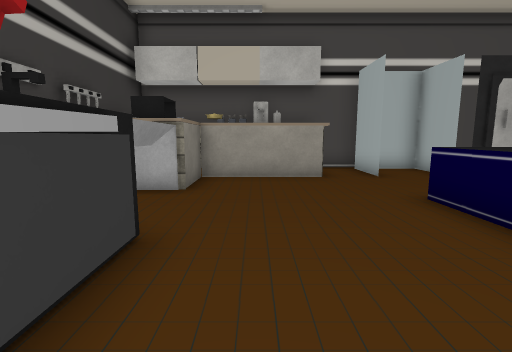
View 1 (above)

22 first-person views from a walk through a 3-D level made in the Unity game engine. The camera is 1.2 m above the floor, tilts 8° down and sees 85° across. The floor is counted in squares, 1 m on a side. Each view is taken from the middle of a square. On the plan, view 1 faces up. The plan holds only what a view shows up to about 13 squares ahead; the rest is blank. The place goes on beyond the plan. The player character is not drawn. Door leaves are left out, so doorways stand open. Some surface patterns are stand-ins.

View 2
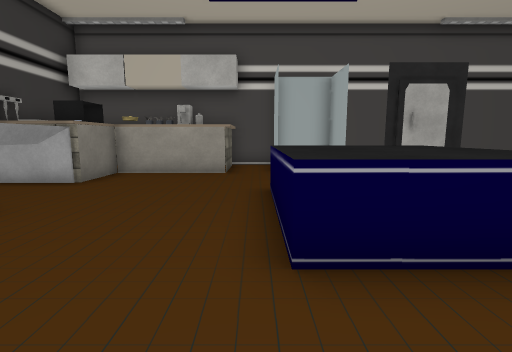

View 3
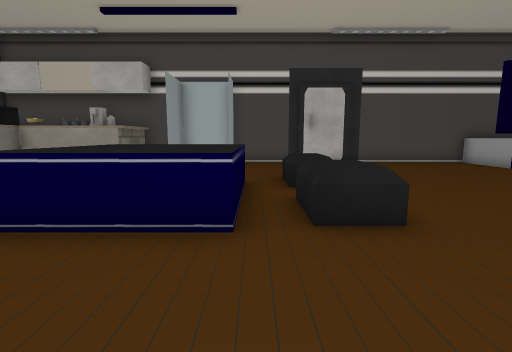

View 4
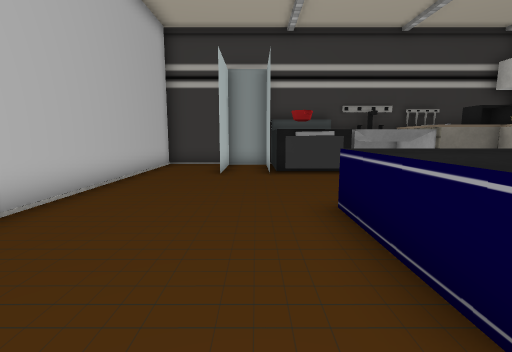

View 5
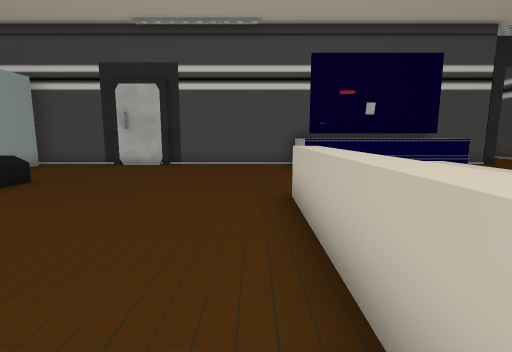

View 6
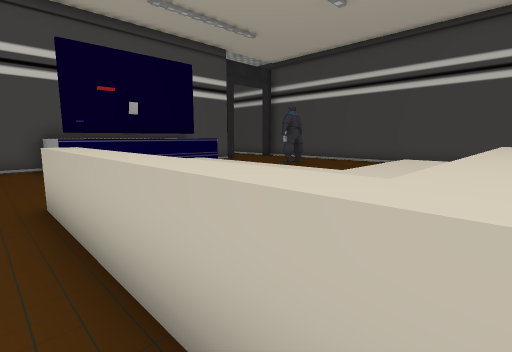

View 7
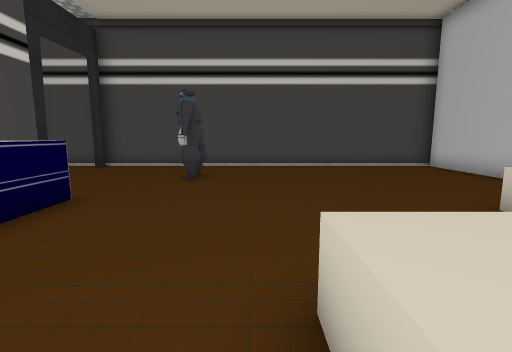

View 8
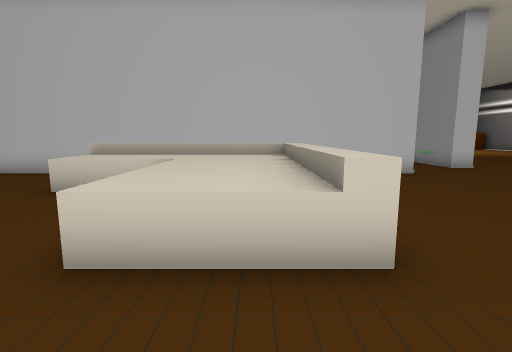

View 9
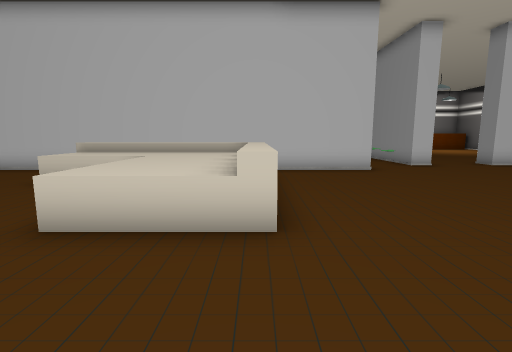

View 10
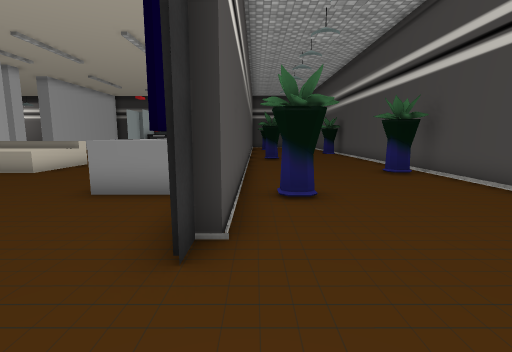

View 11
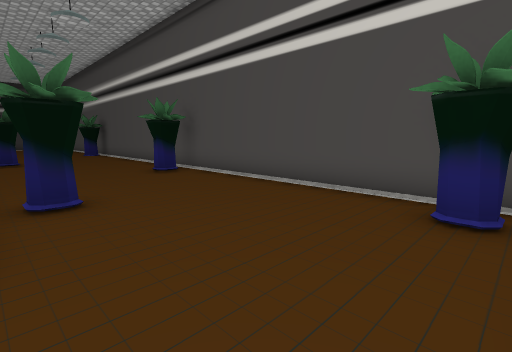

View 12
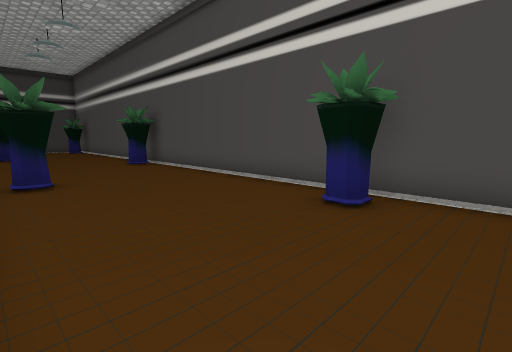

View 13
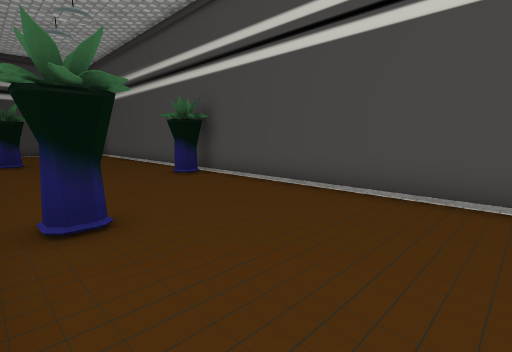

View 14
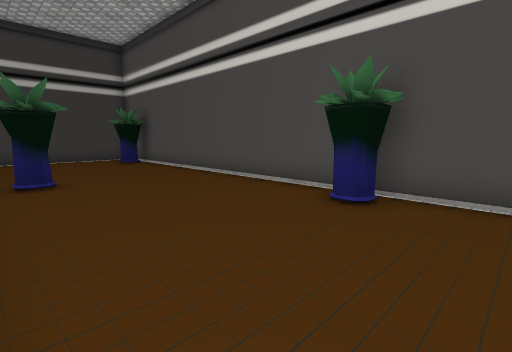

View 15
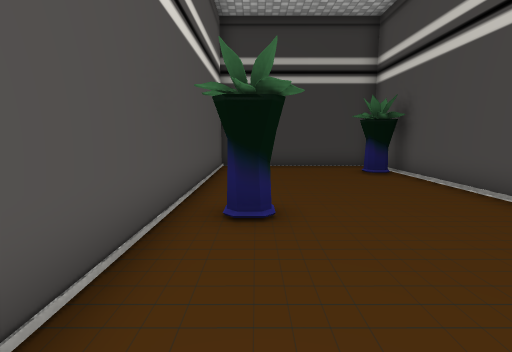

View 16
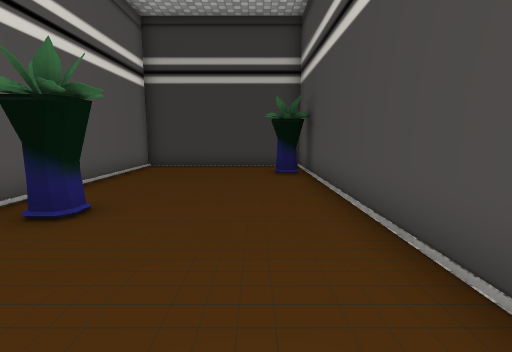

View 17
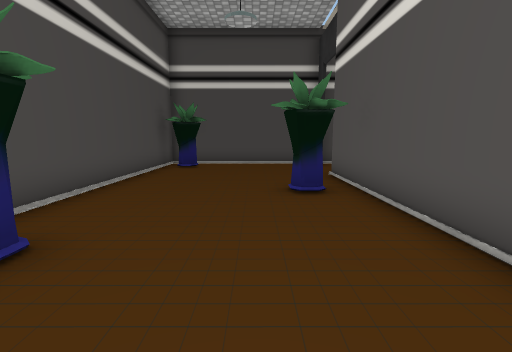

View 18
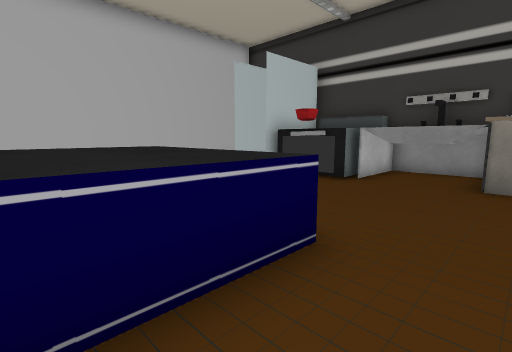

View 19
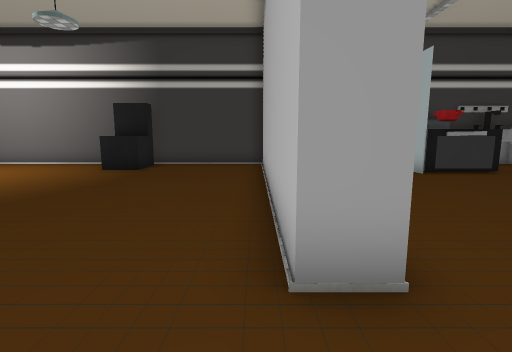

View 20
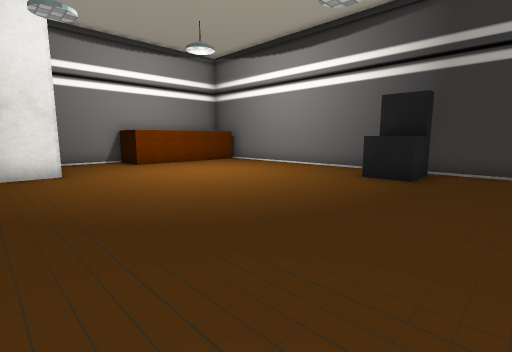

View 21
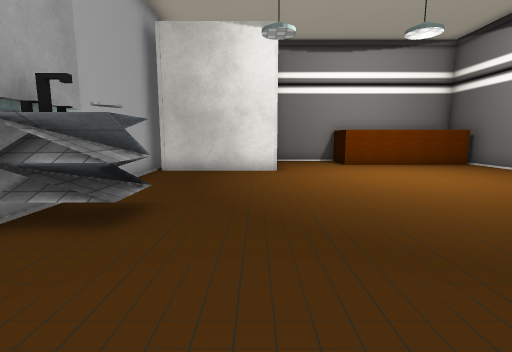

View 22
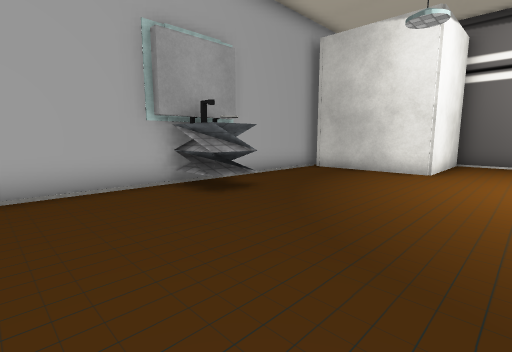

### Floor plan
Key: @ floor where view 1 was taken; # wall or solid block; . floor; D open door; ^ raised ledge; O other object.
Columns run from 5 left of view 1 to 29 right of it. Each row starts with its distance up from view 1.
 18  #################################
 17 #.OO.........OO........OO.......OO#
 16 #.......................O.......O.#
 15 #.................................#
 14 #.................................#
 13 #......OO........OO........OO.....#
 12 #.................O........O......#
 11  ###OO#########################DD##
 10   # OO##.#.#..........^  ^^^......#
  9   ### ##.#.#.......... ^^^^^......#
  8  #######.DD ..........   .........#
  7  ###...... ............ ......#...#
  6  #^D....... .^^...................#
  5  #^D.....^^^^^^...................#
  4  # D.....^^^^........^^^^.........#
  3  OOOO....^^^^^^......^^^^.........#
  2  O  O....^^^^^^......^^^^.........#
  1  OOOO................^^^^^^.......#
  0  #..D@...............^^^^^^.......#
 -1  ###D................^^^^^^.......#
 -2 #................##################
 -3 #...............O
 -4  ###########..# O
 -5  ###########..#
 -6 #.............#
 -7 #.............#
 -8 #.............#
 -9 #.............#
-10   ^^..........#
-11 # ..........OO#
-12 #...........^##
-13 #.............#
-14 #.............#
-15 #.............#
-16 #.............#
-17 #........######
-18 #........#    #
-19  ^^^^^^..#
-20  ^    ^..#
-21       ^###

Positions as (right, up) in squares from view 1, and headings:
1: (0, 0), facing up
2: (3, -1), facing up
3: (7, -2), facing up
4: (8, 0), facing left
5: (15, -1), facing up
6: (15, -1), facing up-right
7: (17, 5), facing right
8: (17, 7), facing down
9: (16, 8), facing down
10: (28, 12), facing left
11: (28, 12), facing up-left
12: (21, 12), facing up-left
13: (17, 12), facing up-left
14: (11, 12), facing up-left
15: (7, 13), facing left
16: (7, 16), facing left
17: (16, 14), facing right
18: (6, 7), facing down-left
19: (8, -5), facing left
20: (6, -7), facing down-left
21: (5, -7), facing down
22: (2, -7), facing down-right
